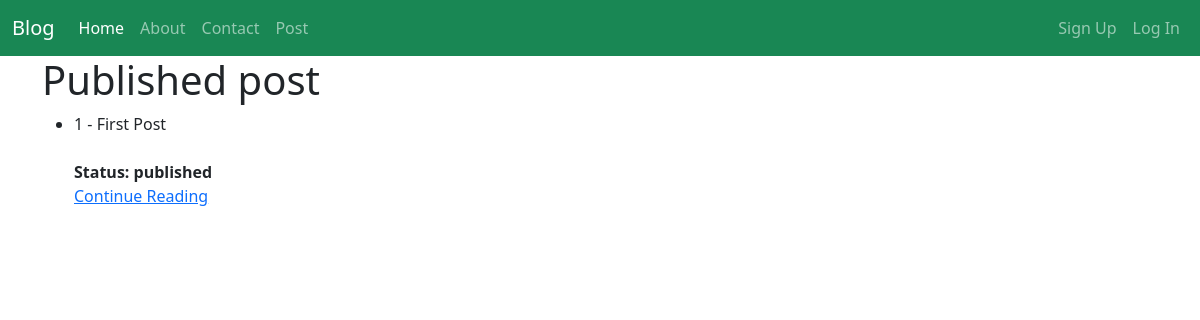
The app's page /posts/, older data.
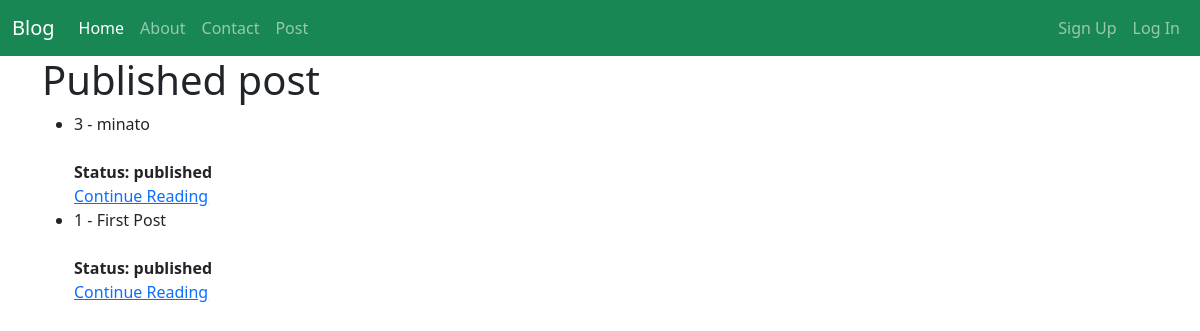
The same page, newer data.
### posts/models.py (models this page shows, shortened)
class post(models.Model): #OOP (Object Oriented Programing)
    title = models.CharField(max_length=128)
    subtitle = models.CharField(max_length=256)
    body = models.TextField()
    created_on = models.DateTimeField(auto_now_add=True)
    author = models.ForeignKey(
        get_user_model(),
        on_delete=models.CASCADE
    ) #User Model
    status = models.ForeignKey(
        Status,
        on_delete=models.DO_NOTHING
    )

class Status(models.Model):
    class Meta:
        verbose_name_plural = "Status"
    name = models.CharField(max_length=128, unique=True)
    description = models.CharField(max_length=200, help_text="Write a description about the status")
    def __str__(self):
        return f"{self.name}"

### posts/views.py (the view)
# urls.py: path("", postListView.as_view(), name="post_list"),
class postListView(ListView): # GET request that returns the list
    template_name = "posts/list.html"
    published_status = Status.objects.get(name="published")
    queryset = post.objects.filter(status=published_status).order_by("created_on").reverse()
    context_object_name = "posts"
    def get_context_data(self, **kwargs):
        context = super().get_context_data(**kwargs)
        context["post_status"] = "Published"
        return context

### templates/posts/list.html (shortened to what this page needs)
{% extends 'base.html' %}
{% block content %}
    <h1>{{ post_status }} post</h1>
    <div>
        <ul>
            {% for post in posts  %}
            <li>{{post.id}} - {{post.title}}</li><br>
            <span><strong>Status: {{ post.status }}</strong></span> <br>
            <a href="{% url 'post_detail' post.id %}">Continue Reading</a>
            {% endfor %}
        </ul>
    </div>
{% endblock %}

### templates/base.html (shortened to what this page needs)
<!DOCTYPE html>
<html lang="en">
<head>
    <link href="https://cdn.jsdelivr.net/npm/bootstrap@5.3.8/dist/css/bootstrap.min.css" rel="stylesheet">
</head>
<body>
    {% include 'navbar.html' %}
    <div class="container">
        {% block content %}
        {% endblock %}
    </div>
</body>
</html>

### templates/navbar.html (shortened to what this page needs)
<nav class="navbar navbar-expand-lg bg-success" data-bs-theme="dark">
    <div class="container-fluid">
        <a class="navbar-brand" href="{% url 'home' %}">Blog</a>
        <div class="collapse navbar-collapse" id="navbarSupportedContent">
            <ul class="navbar-nav me-auto mb-2 mb-lg-0">
                <li class="nav-item">
                    <a class="nav-link active" aria-current="page" href="{% url 'home' %}">Home</a>
                </li>
                <li class="nav-item">
                    <a class="nav-link" href="{% url 'about' %}">About</a>
                </li>
                <li class="nav-item">
                    <a class="nav-link" href="{% url 'contact' %}">Contact</a>
                </li>
                <li class="nav-item">
                    <a class="nav-link" href="{% url 'post_list' %}">Post</a>
                </li>
            </ul>
            <div class="d-flex">
                <ul class="navbar-nav me-auto mb-2 mb-lg-0">
                    {% if user.is_authenticated %}
                    <li>
                        <span class="navbar-text">Hello, {{ user.username }}!</span>
                    </li>
                    <li class="nav-item">
                        <a class="nav-link" href="{% url 'password_change' %}">Change Password</a>
                    </li>
                    <li class="nav-item">
                        <form action="{% url 'logout' %}" method="post">
                            {% csrf_token %}
                            <input type="submit" value="Log Out" class="nav-link">
                        </form>
                    </li>
                    {% else %}
                    <li class="nav-item">
                        <a class="nav-link" href="{% url 'signup' %}">Sign Up</a>
                    </li>
                    <li class="nav-item">
                        <a class="nav-link" href="{% url 'login' %}">Log In</a>
                    </li>
                    {% endif %}
                </ul>
            </div>
        </div>
    </div>
</nav>

Row changes from the older to the newer data that the page shows:
added Status: name "Published"
added post: id "3", title "minato", status "published"
Text that changed along with them:
{{ post_status }}: "Published" → (not shown)
